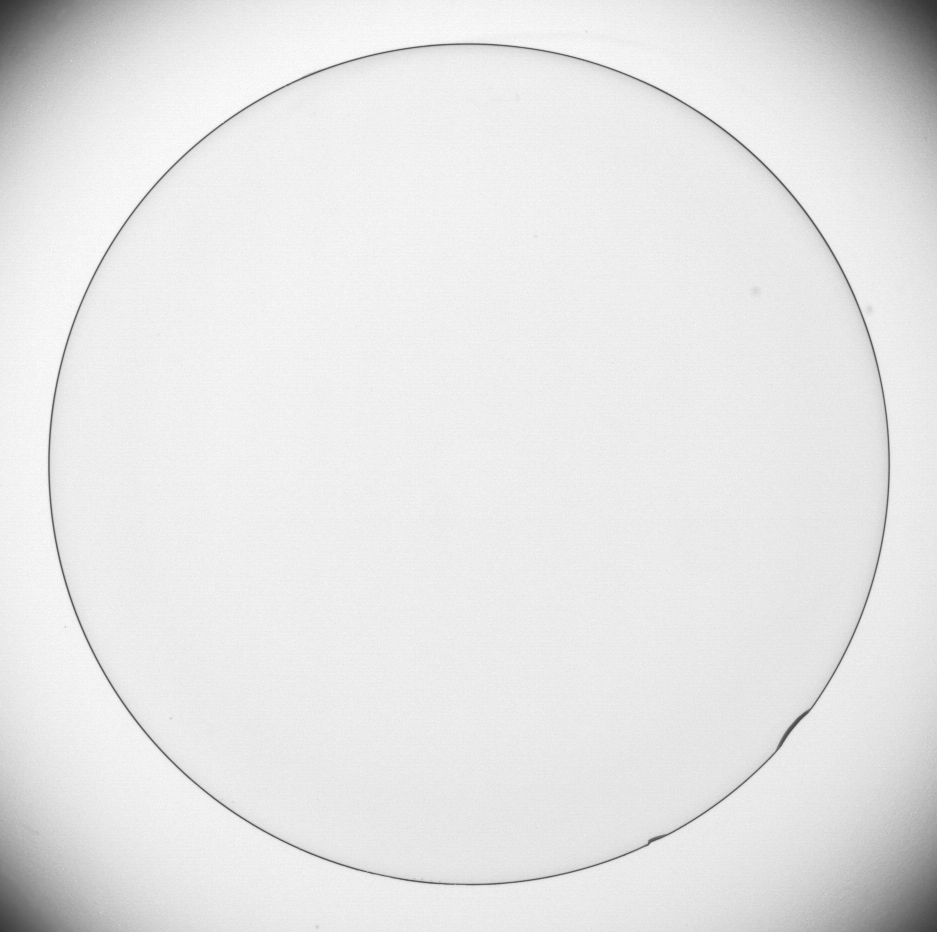
#> input picture ContactLens.tif, 937 x 932 px
$ python HoughCircles.py
#> lines starting #> are read from the running program, lines starting #| are printed output that depends on the picture
import cv2 as cv
import numpy as np

imgorigin = cv.imread('ContactLens.tif', 0)
#> imgorigin is the input picture: shape (932, 937); min 50, max 255, mean 229.7
H, W = imgorigin.shape[0:2]
#> H = 932; W = 937
imgsmall = cv.resize(imgorigin, (int(H/3), int(W/3)), cv.INTER_LINEAR)
circles = cv.HoughCircles(imgsmall, cv.HOUGH_GRADIENT, 1, 45, param1 = 50, param2 = 30, minRadius = 150)
#> circles = [[186.5, 154.5, 169.4], [138.5, 156.5, 153.8]]
#cv.HoughCircles(image, method, dp, minDist, circles, param1, param2, minRadius, maxRadius)
#method: Hough Gradient is tidu
#dp = 1 means the accumulator has the same resolution(fen bian lu) as the input image.
#minDist: Minimum distance between the centers of the detected circles.
#param1: it is the higher threshold of the two passed to the Canny() edge detector
#used to do edge detect
#param2: it is the accumulator threshold for the circle centers
#The smaller it is, the more false circles may be detected
#minRadius – Minimum circle radius.
#maxRadius – Maximum circle radius.
circles = np.uint16(np.around(circles))
#> circles = [[186, 154, 169], [138, 156, 154]]
#cv.HoughCircles() will return a vector
#(x, y, radius)

for i in circles[0, : ]:
	# draw the outer circle i[0] is x, i[1] is y, i[2] is radius
	cv.circle(imgsmall, (i[0], i[1]), i[2], (0, 255, 0), 2)
	# draw the center of the circle
	cv.circle(imgsmall, (i[0], i[1]), 2, (0, 0, 255), 3)
#> this loop made 2 passes
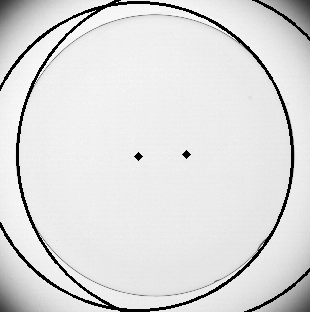
#> imgsmall: shape (312, 310); min 0, max 250, mean 220.2
cv.imshow('detected circles', imgsmall)

cv.waitKey(0)
cv.destroyAllWindows()
